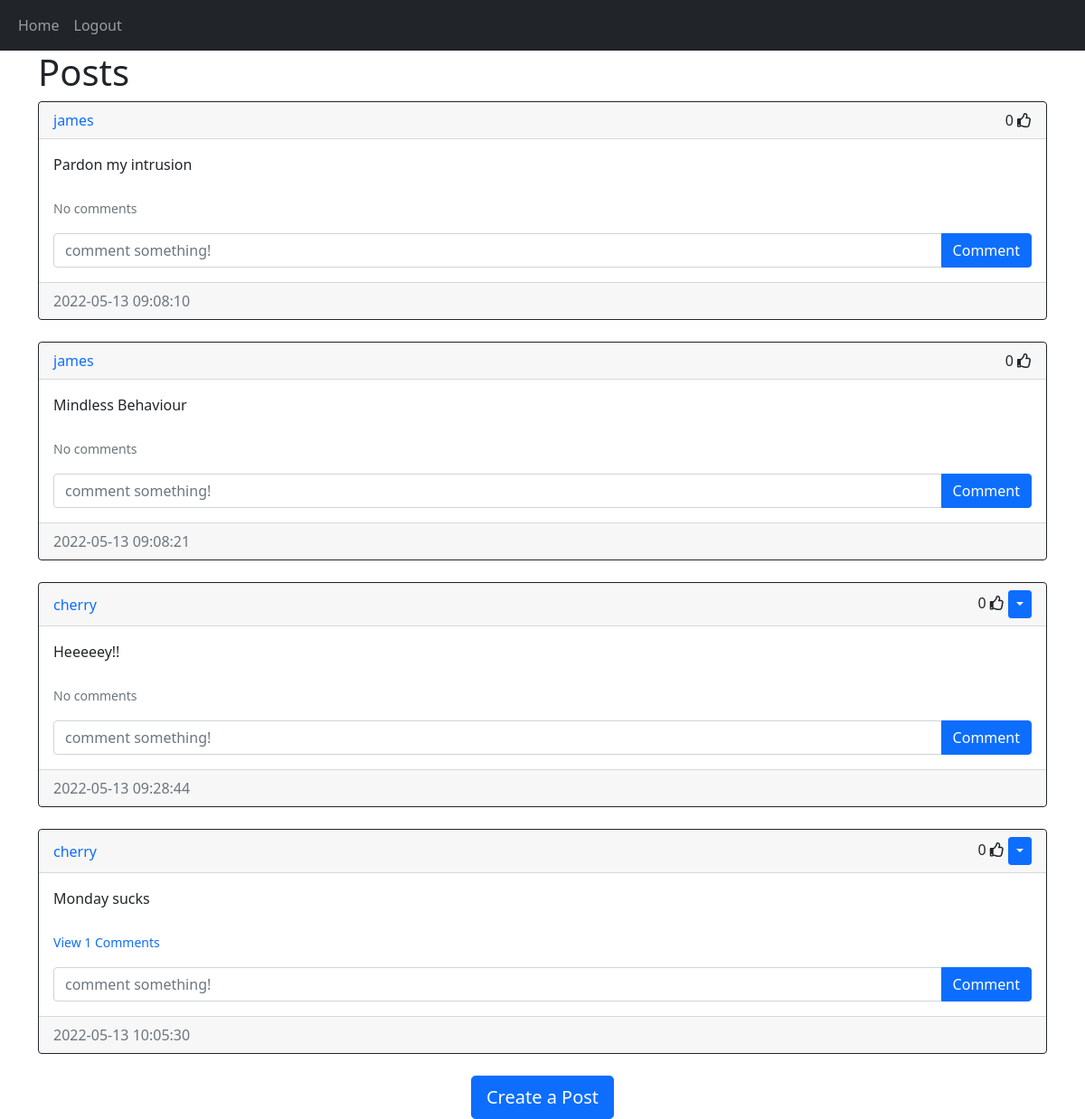
/home (signed in), run on the app's committed database.
### website/models/posts.py (models this page shows)
class Post(db.Model):
    id = db.Column(db.Integer, primary_key = True)
    text = db.Column(db.Text, nullable = False)
    date_created = db.Column(db.DateTime (timezone = True), default = func.now())
    author = db.Column(db.Integer, db.ForeignKey('user.id', ondelete = 'CASCADE'), nullable= False)
    comments = db.relationship('Comment', backref = 'post', passive_deletes = True)

### website/models/user.py (models this page shows)
class User(db.Model, UserMixin):
    id = db.Column(db.Integer, primary_key = True)
    email = db.Column(db.String(150), unique = True)
    username = db.Column(db.String(150), unique = True)
    password = db.Column(db.String(150))
    date_created = db.Column(db.DateTime (timezone = True), default = func.now())
    posts = db.relationship('Post', backref = 'user', passive_deletes = True)
    comments = db.relationship('Comment', backref = 'user', passive_deletes = True)
    likes = db.relationship('Like', backref = 'user', passive_deletes = True)

### website/views.py (the view)
@views.route('/')
@views.route('/home')
@login_required
def home():
    posts = Post.query.all()
    return render_template('home.html', user = current_user, posts = posts)

### website/__init__.py (called while the page is built)
def create_app():
    app = Flask(__name__)
    app.config['SECRET_KEY'] = '3456789032072dsjhe$@!@*hnui12'
    app.config['SQLALCHEMY_DATABASE_URI'] = f'sqlite:///{DB_NAME}'
    app.config['SQLALCHEMY_TRACK_MODIFICATIONS'] = False
    db.init_app(app)
    app.register_blueprint(views, url_prefix = '/')
    app.register_blueprint(auth, url_prefix = '/')
    create_database(app)
    login_manager = LoginManager()
    login_manager.login_view = 'auth.login'
    login_manager.init_app(app)
    @login_manager.user_loader
    def load_user(id):
       return User.query.get(int(id))
    return app

### website/templates/home.html (shortened to what this page needs)
{% extends 'posts_div.html' %}

### website/templates/posts_div.html (shortened to what this page needs)
{% extends 'base.html' %}
{% block content %}
<h1 align="'center">{% block header %}Posts{% endblock %}</h1>
<div id="posts">
    {% for post in posts %}
    <div class="card border-dark">
        <div class="card-header d-flex justify-content-between align-items-center">
            <a href="/posts/{{post.user.username}}" style="text-decoration: none;">{{post.user.username}}</a>
            <div>
                <span id="likes-count-{{post.id}}">
                {{post.likes|length}}
                </span>
                {% if user.id in post.likes|map(attribute = 'author')|list %}
                <i class="fas fa-thumbs-up" id="like-button-{{post.id}}" onclick="like({{post.id}})"></i>
                {% else %}
                <i class="far fa-thumbs-up" id="like-button-{{post.id}}" onclick="like({{post.id}})"></i>
                {% endif %}
                {% if user.id == post.author %}
                <div class="btn-group">
                    <button type="button" class="btn btn-sm btn-primary dropdown-toggle" data-bs-toggle = "dropdown"></button>
                </div>
                {% endif %}
            </div>
        </div>
        <div class="card-body">
            <div class="card-text">{{post.text}}</div>
            <br/>
            <p class="card-text">
                {% if post.comments|length > 0 %}
                <a href="#comments-{{post.id}}" data-bs-toggle="collapse" role="button" style="text-decoration: none;">
                <small>View {{post.comments|length}} Comments</small>
                </a>
                {% else %}
                <small class="text-muted">No comments</small>
                {% endif %}
            </p>
            <form action="/create_comment/{{post.id}}" method = 'POST' class="input-group mb3">
                <input type="text" name="text" id="text" class="form-control" placeholder="comment something!" />
                <button type="submit" class="btn btn-primary">Comment</button>
            </form>
        </div>
        <div class="card-footer text-muted">{{post.date_created}}</div>
    </div>
    <br/>
    {% endfor %}
    </div>
    {% block footer %}
    <div align = 'center'>
        <a href="/create_post">
            <button class="btn btn-primary btn-lg">
            Create a Post
            </button>
        </a>
    </div>
{% endblock %}
{% endblock %}

### data on the page
Post: user.username "james", likes|length "0", text "Pardon my intrusion", shows "No comments", date_created "2022-05-13 09:08:10"
Post: user.username "james", likes|length "0", text "Mindless Behaviour", shows "No comments", date_created "2022-05-13 09:08:21"
Post: user.username "cherry", likes|length "0", text "Heeeeey!!", shows "No comments", date_created "2022-05-13 09:28:44"
Post: user.username "cherry", likes|length "0", text "Monday sucks", comments|length "1", date_created "2022-05-13 10:05:30"
